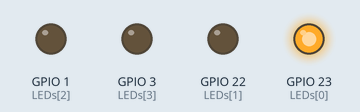
This sketch was run on a simulated ESP32. On the bench: output pins drawn as LEDs (lit = HIGH).

Above: at 0.2 s.
At 1.4 s:
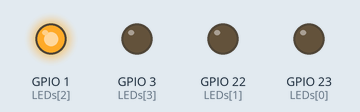
At 2.35 s:
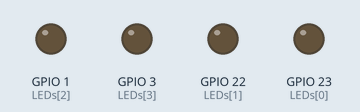
At 3.2 s:
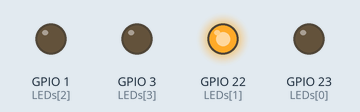
At 4.4 s:
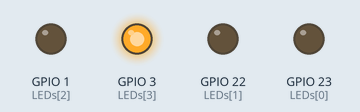
Timing chart, 0 to 5.5 s (numbered marks = the images above):
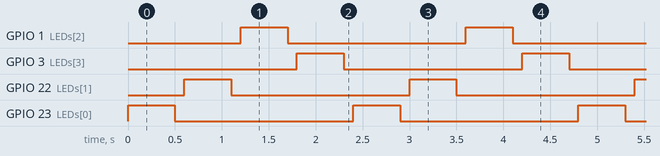

Measured:
- by itself, GPIO 1 (LEDs[2]), GPIO 3 (LEDs[3]), GPIO 22 (LEDs[1]), GPIO 23 (LEDs[0]): alternates HIGH for 0.50 s and LOW for 1.9 s
- by itself, everything shown: repeats every 2.4 s, in 8 steps

The sketch:

RotateLEDs.ino
```cpp
/****************************************************************
 *                      ROTATING LEDs
 *                      =============
 *
 * In this program four LEDs are connected to port GPIO23,
 * GPIO22, GPIO1, and GPIO3 and of the ESP32 Devkitc. The
 * program turns ON the LEDs in a rotating pattern. The ON
 * and OFF times are chosen as 500 ms and 100 ms so that a
 * nice rotating effect is displayed
 *
 * Program: RotateLEDs
 * Date   : July, 2017
 **************************************************************/
int LEDs[] = {23, 22, 1, 3};
#define ON HIGH
#define OFF LOW

//
// Set GPIO pins 23,22,1,3 as outputs and turn OFF the LEDs
// to start with
//
void setup()
{
    unsigned char i;
    for(i=0; i <=3; i++)
    {
        pinMode(LEDs[i], OUTPUT);
        digitalWrite(LEDs[i], OFF);
    }
}


//
// Turn ON/OFF the LEDs in a rotating pattern
//
void loop()
{
    unsigned char j;
    for(j = 0; j <=3; j++)
    {
        digitalWrite(LEDs[j], ON);
        delay(500);
        digitalWrite(LEDs[j], OFF);
        delay(100);
    }
}
```
